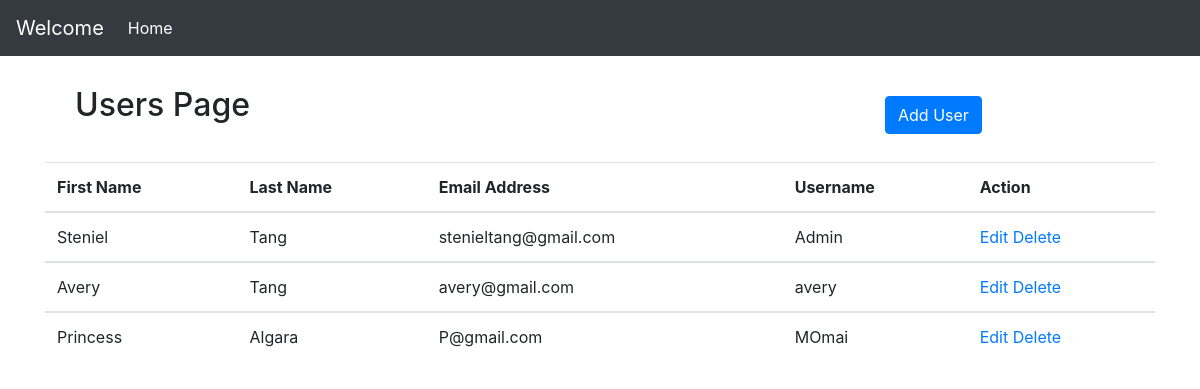
The page /users.php on the database its author committed.
### tables this page shows
CREATE TABLE `users` (
  `user_id` int(11) NOT NULL,
  `user_first` varchar(256) NOT NULL,
  `user_last` varchar(256) NOT NULL,
  `user_email` varchar(256) NOT NULL,
  `user_uid` varchar(256) NOT NULL,
  `user_pwd` varchar(256) NOT NULL
);

### users.php (the view, shortened to what this page needs)
<?php
  include("inc/header.php");
?>
<div class="container">
	<div class="row">
		<div class="col">
	      <h2 class="text-left title-member">Users Page</h2>
	    </div>
	    <div class="col">
	      <a href="add_user.php" class="btn btn-primary add-user">Add User</a>
	    </div>
	</div>
	     <table class="table table-hover table-inverse">
	     	 <thead class="thead-inverse">
	     		<tr>
		     		<th>First Name</th>
		     		<th>Last Name</th>
		     		<th>Email Address</th>
		     		<th>Username</th>
		     		<th>Action</th>
		     	</tr>
	     	</thead>
	     	<?php
	     		include 'includes/dbh.php';
	     		$sql = "SELECT * FROM users";
	     		$result = mysqli_query($conn, $sql);
	     		if(mysqli_num_rows($result) > 0) {
	     			while ($row = mysqli_fetch_assoc($result)) {
	     	?>
	     			<tbody class="text-left">
	     				<tr>
		     				<td><?php echo $row['user_first']; ?></td>
		     				<td><?php echo $row['user_last']; ?></td>
		     				<td><?php echo $row['user_email']; ?></td>
		     				<td><?php echo $row['user_uid']; ?></td>
		     				<td>
						        <a href='edit_user.php?edit=<?php echo $row["user_id"]; ?>;'>Edit</a>
						        <a href="delete_user.php?delete=<?php echo $row["user_id"]; ?>;" onclick="return confirm('Are you sure?');">Delete</a>
		     				</td>
		     			</tr>
	     			</tbody>
	     	<?php
	     			}
	     		} else {
	     			echo "there are no data";
	     		}
	     	?>
	     </table>
</div>
<?php
  include("inc/footer.php");
?>

### inc/header.php (shortened to what this page needs)
<!DOCTYPE html>
<html>
<head>
	<link rel="stylesheet" type="text/css" href="css/style.css">
	<link rel="stylesheet" type="text/css" href="css/nav.css">
	<link rel="stylesheet" type="text/css" href="css/calc.css">
	<link rel="stylesheet" type="text/css" href="css/users.css">
	<link rel="stylesheet" href="https://maxcdn.bootstrapcdn.com/bootstrap/4.0.0-beta/css/bootstrap.min.css">
</head>
<body>
	<header>
		<nav class="navbar navbar-expand navbar-dark bg-dark">
			<?php
				if(isset($_SESSION['u_id'])) {
					echo ' <a class="navbar-brand" href="#">Welcome</a>
						      <button class="navbar-toggler" type="button" data-toggle="collapse" data-target="#navbarsExample02" aria-controls="navbarsExample02" aria-expanded="false" aria-label="Toggle navigation">
						        <span class="navbar-toggler-icon"></span>
						      </button>
						      <div class="collapse navbar-collapse" id="navbarsExample02">
						        <ul class="navbar-nav mr-auto">
						          <li class="nav-item">
						            <a class="nav-link" href="homepage.php">Home</a>
						          </li>
						          <li class="nav-item">
						            <a class="nav-link" href="users.php">Users</a>
						          </li>
						          <li class="nav-item">
						            <a class="nav-link" href="calculator.php">Calculator</a>
						          </li>
						           <li class="nav-item">
						            <a class="nav-link" href="#">Blog</a>
						          </li>
						        </ul>
						        <form class="form-inline my-2 my-md-0" action="includes/logout.inc.php" method="POST">
						          <button class="btn-logout" type="submit" name="logout"> Logout </button>
						        </form>
						      </div>';
				} else {
					echo '<a class="navbar-brand" href="#">Welcome</a>
						      <button class="navbar-toggler" type="button" data-toggle="collapse" data-target="#navbarsExample02" aria-controls="navbarsExample02" aria-expanded="false" aria-label="Toggle navigation">
						        <span class="navbar-toggler-icon"></span>
						      </button>
						      <div class="collapse navbar-collapse" id="navbarsExample02">
						        <ul class="navbar-nav mr-auto">
						          <li class="nav-item active">
						            <a class="nav-link" href="index.php">Home <span class="sr-only">(current)</span></a>
						          </li>
						        </ul>
						      </div>';
				}
			?>
	    </nav>
	</header>

### inc/footer.php (shortened to what this page needs)
</body>
</html>

### css/style.css (style rules this page uses)
body { padding-bottom: 40px; background-color: #eee; }

### css/nav.css (style rules this page uses)
a, a:focus, a:hover { color: #fff; }
html, body { color: black; text-align: center; }

### css/calc.css (style rules this page uses)
body { background:#777; }

### css/users.css (style rules this page uses)
.title-member { padding: 30px; }
a.btn.btn-primary.add-user { margin-top: 40px; margin-left: 50%; }

### rows shown on the page
users: user_first "Steniel", user_last "Tang", user_email "stenieltang@gmail.com", user_uid "Admin"
users: user_first "Avery", user_last "Tang", user_email "avery@gmail.com", user_uid "avery"
users: user_first "Princess", user_last "Algara", user_email "P@gmail.com", user_uid "MOmai"
